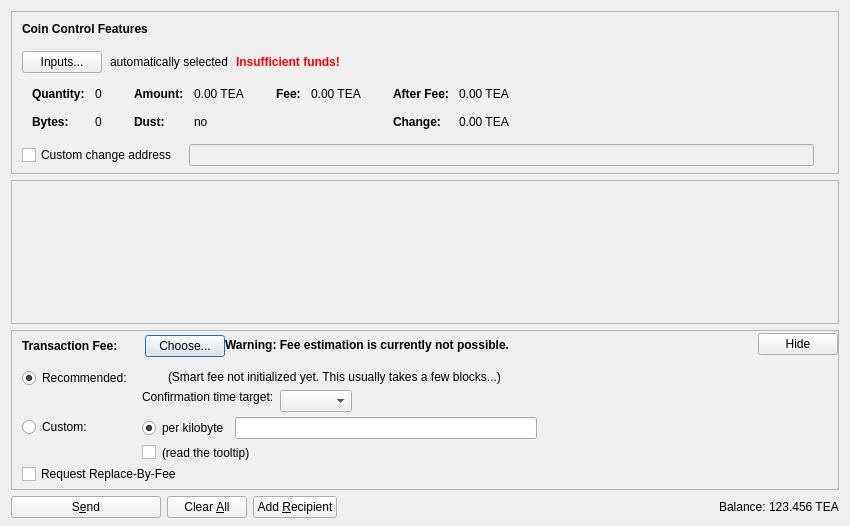
<?xml version="1.0" encoding="UTF-8"?>
<ui version="4.0">
 <class>SendCoinsDialog</class>
 <widget class="QDialog" name="SendCoinsDialog">
  <property name="geometry">
   <rect>
    <x>0</x>
    <y>0</y>
    <width>850</width>
    <height>526</height>
   </rect>
  </property>
  <property name="windowTitle">
   <string>Send Coins</string>
  </property>
  <layout class="QVBoxLayout" name="verticalLayout" stretch="0,1,0,0">
   <property name="bottomMargin">
    <number>8</number>
   </property>
   <item>
    <widget class="QFrame" name="frameCoinControl">
     <property name="sizePolicy">
      <sizepolicy hsizetype="Expanding" vsizetype="Expanding">
       <horstretch>0</horstretch>
       <verstretch>0</verstretch>
      </sizepolicy>
     </property>
     <property name="maximumSize">
      <size>
       <width>16777215</width>
       <height>16777215</height>
      </size>
     </property>
     <property name="frameShape">
      <enum>QFrame::StyledPanel</enum>
     </property>
     <property name="frameShadow">
      <enum>QFrame::Sunken</enum>
     </property>
     <layout class="QVBoxLayout" name="verticalLayoutCoinControl2">
      <property name="spacing">
       <number>0</number>
      </property>
      <property name="leftMargin">
       <number>0</number>
      </property>
      <property name="topMargin">
       <number>0</number>
      </property>
      <property name="rightMargin">
       <number>0</number>
      </property>
      <property name="bottomMargin">
       <number>6</number>
      </property>
      <item>
       <layout class="QVBoxLayout" name="verticalLayoutCoinControl" stretch="0,0,0,0,1">
        <property name="spacing">
         <number>0</number>
        </property>
        <property name="leftMargin">
         <number>10</number>
        </property>
        <property name="topMargin">
         <number>10</number>
        </property>
        <item>
         <layout class="QHBoxLayout" name="horizontalLayoutCoinControl1">
          <property name="bottomMargin">
           <number>15</number>
          </property>
          <item>
           <widget class="QLabel" name="labelCoinControlFeatures">
            <property name="sizePolicy">
             <sizepolicy hsizetype="Preferred" vsizetype="Maximum">
              <horstretch>0</horstretch>
              <verstretch>0</verstretch>
             </sizepolicy>
            </property>
            <property name="font">
             <font>
              <weight>75</weight>
              <bold>true</bold>
             </font>
            </property>
            <property name="styleSheet">
             <string notr="true">font-weight:bold;</string>
            </property>
            <property name="text">
             <string>Coin Control Features</string>
            </property>
           </widget>
          </item>
         </layout>
        </item>
        <item>
         <layout class="QHBoxLayout" name="horizontalLayoutCoinControl2" stretch="0,0,0,0">
          <property name="spacing">
           <number>8</number>
          </property>
          <property name="bottomMargin">
           <number>10</number>
          </property>
          <item>
           <widget class="QPushButton" name="pushButtonCoinControl">
            <property name="styleSheet">
             <string notr="true"/>
            </property>
            <property name="text">
             <string>Inputs...</string>
            </property>
            <property name="autoDefault">
             <bool>false</bool>
            </property>
           </widget>
          </item>
          <item>
           <widget class="QLabel" name="labelCoinControlAutomaticallySelected">
            <property name="text">
             <string>automatically selected</string>
            </property>
            <property name="margin">
             <number>5</number>
            </property>
           </widget>
          </item>
          <item>
           <widget class="QLabel" name="labelCoinControlInsuffFunds">
            <property name="font">
             <font>
              <weight>75</weight>
              <bold>true</bold>
             </font>
            </property>
            <property name="styleSheet">
             <string notr="true">color:red;font-weight:bold;</string>
            </property>
            <property name="text">
             <string>Insufficient funds!</string>
            </property>
            <property name="margin">
             <number>5</number>
            </property>
           </widget>
          </item>
          <item>
           <spacer name="horizontalSpacerCoinControl">
            <property name="orientation">
             <enum>Qt::Horizontal</enum>
            </property>
            <property name="sizeHint" stdset="0">
             <size>
              <width>40</width>
              <height>1</height>
             </size>
            </property>
           </spacer>
          </item>
         </layout>
        </item>
        <item>
         <widget class="QWidget" name="widgetCoinControl" native="true">
          <property name="sizePolicy">
           <sizepolicy hsizetype="Preferred" vsizetype="Preferred">
            <horstretch>0</horstretch>
            <verstretch>0</verstretch>
           </sizepolicy>
          </property>
          <property name="minimumSize">
           <size>
            <width>0</width>
            <height>0</height>
           </size>
          </property>
          <property name="styleSheet">
           <string notr="true"/>
          </property>
          <layout class="QHBoxLayout" name="horizontalLayoutCoinControl5">
           <property name="leftMargin">
            <number>0</number>
           </property>
           <property name="topMargin">
            <number>0</number>
           </property>
           <property name="rightMargin">
            <number>0</number>
           </property>
           <property name="bottomMargin">
            <number>0</number>
           </property>
           <item>
            <layout class="QHBoxLayout" name="horizontalLayoutCoinControl3" stretch="0,0,0,1">
             <property name="spacing">
              <number>20</number>
             </property>
             <property name="topMargin">
              <number>0</number>
             </property>
             <property name="bottomMargin">
              <number>10</number>
             </property>
             <item>
              <layout class="QFormLayout" name="formLayoutCoinControl1">
               <property name="horizontalSpacing">
                <number>10</number>
               </property>
               <property name="verticalSpacing">
                <number>14</number>
               </property>
               <property name="leftMargin">
                <number>10</number>
               </property>
               <property name="topMargin">
                <number>4</number>
               </property>
               <property name="rightMargin">
                <number>6</number>
               </property>
               <item row="0" column="0">
                <widget class="QLabel" name="labelCoinControlQuantityText">
                 <property name="font">
                  <font>
                   <weight>75</weight>
                   <bold>true</bold>
                  </font>
                 </property>
                 <property name="text">
                  <string>Quantity:</string>
                 </property>
                 <property name="margin">
                  <number>0</number>
                 </property>
                </widget>
               </item>
               <item row="0" column="1">
                <widget class="QLabel" name="labelCoinControlQuantity">
                 <property name="cursor">
                  <cursorShape>IBeamCursor</cursorShape>
                 </property>
                 <property name="contextMenuPolicy">
                  <enum>Qt::ActionsContextMenu</enum>
                 </property>
                 <property name="text">
                  <string notr="true">0</string>
                 </property>
                 <property name="margin">
                  <number>0</number>
                 </property>
                 <property name="textInteractionFlags">
                  <set>Qt::LinksAccessibleByMouse|Qt::TextSelectableByKeyboard|Qt::TextSelectableByMouse</set>
                 </property>
                </widget>
               </item>
               <item row="1" column="0">
                <widget class="QLabel" name="labelCoinControlBytesText">
                 <property name="font">
                  <font>
                   <weight>75</weight>
                   <bold>true</bold>
                  </font>
                 </property>
                 <property name="text">
                  <string>Bytes:</string>
                 </property>
                </widget>
               </item>
               <item row="1" column="1">
                <widget class="QLabel" name="labelCoinControlBytes">
                 <property name="cursor">
                  <cursorShape>IBeamCursor</cursorShape>
                 </property>
                 <property name="contextMenuPolicy">
                  <enum>Qt::ActionsContextMenu</enum>
                 </property>
                 <property name="text">
                  <string notr="true">0</string>
                 </property>
                 <property name="textInteractionFlags">
                  <set>Qt::LinksAccessibleByMouse|Qt::TextSelectableByKeyboard|Qt::TextSelectableByMouse</set>
                 </property>
                </widget>
               </item>
              </layout>
             </item>
             <item>
              <layout class="QFormLayout" name="formLayoutCoinControl2">
               <property name="horizontalSpacing">
                <number>10</number>
               </property>
               <property name="verticalSpacing">
                <number>14</number>
               </property>
               <property name="leftMargin">
                <number>6</number>
               </property>
               <property name="topMargin">
                <number>4</number>
               </property>
               <property name="rightMargin">
                <number>6</number>
               </property>
               <item row="0" column="0">
                <widget class="QLabel" name="labelCoinControlAmountText">
                 <property name="font">
                  <font>
                   <weight>75</weight>
                   <bold>true</bold>
                  </font>
                 </property>
                 <property name="text">
                  <string>Amount:</string>
                 </property>
                 <property name="margin">
                  <number>0</number>
                 </property>
                </widget>
               </item>
               <item row="0" column="1">
                <widget class="QLabel" name="labelCoinControlAmount">
                 <property name="cursor">
                  <cursorShape>IBeamCursor</cursorShape>
                 </property>
                 <property name="contextMenuPolicy">
                  <enum>Qt::ActionsContextMenu</enum>
                 </property>
                 <property name="text">
                  <string notr="true">0.00 TEA</string>
                 </property>
                 <property name="textInteractionFlags">
                  <set>Qt::LinksAccessibleByMouse|Qt::TextSelectableByKeyboard|Qt::TextSelectableByMouse</set>
                 </property>
                </widget>
               </item>
               <item row="1" column="0">
                <widget class="QLabel" name="labelCoinControlLowOutputText">
                 <property name="font">
                  <font>
                   <weight>75</weight>
                   <bold>true</bold>
                  </font>
                 </property>
                 <property name="text">
                  <string>Dust:</string>
                 </property>
                </widget>
               </item>
               <item row="1" column="1">
                <widget class="QLabel" name="labelCoinControlLowOutput">
                 <property name="cursor">
                  <cursorShape>IBeamCursor</cursorShape>
                 </property>
                 <property name="contextMenuPolicy">
                  <enum>Qt::ActionsContextMenu</enum>
                 </property>
                 <property name="text">
                  <string notr="true">no</string>
                 </property>
                 <property name="textInteractionFlags">
                  <set>Qt::LinksAccessibleByMouse|Qt::TextSelectableByKeyboard|Qt::TextSelectableByMouse</set>
                 </property>
                </widget>
               </item>
              </layout>
             </item>
             <item>
              <layout class="QFormLayout" name="formLayoutCoinControl3">
               <property name="horizontalSpacing">
                <number>10</number>
               </property>
               <property name="verticalSpacing">
                <number>14</number>
               </property>
               <property name="leftMargin">
                <number>6</number>
               </property>
               <property name="topMargin">
                <number>4</number>
               </property>
               <property name="rightMargin">
                <number>6</number>
               </property>
               <item row="0" column="0">
                <widget class="QLabel" name="labelCoinControlFeeText">
                 <property name="font">
                  <font>
                   <weight>75</weight>
                   <bold>true</bold>
                  </font>
                 </property>
                 <property name="text">
                  <string>Fee:</string>
                 </property>
                 <property name="margin">
                  <number>0</number>
                 </property>
                </widget>
               </item>
               <item row="0" column="1">
                <widget class="QLabel" name="labelCoinControlFee">
                 <property name="cursor">
                  <cursorShape>IBeamCursor</cursorShape>
                 </property>
                 <property name="contextMenuPolicy">
                  <enum>Qt::ActionsContextMenu</enum>
                 </property>
                 <property name="text">
                  <string notr="true">0.00 TEA</string>
                 </property>
                 <property name="textInteractionFlags">
                  <set>Qt::LinksAccessibleByMouse|Qt::TextSelectableByKeyboard|Qt::TextSelectableByMouse</set>
                 </property>
                </widget>
               </item>
              </layout>
             </item>
             <item>
              <layout class="QFormLayout" name="formLayoutCoinControl4">
               <property name="horizontalSpacing">
                <number>10</number>
               </property>
               <property name="verticalSpacing">
                <number>14</number>
               </property>
               <property name="leftMargin">
                <number>6</number>
               </property>
               <property name="topMargin">
                <number>4</number>
               </property>
               <property name="rightMargin">
                <number>6</number>
               </property>
               <item row="0" column="0">
                <widget class="QLabel" name="labelCoinControlAfterFeeText">
                 <property name="font">
                  <font>
                   <weight>75</weight>
                   <bold>true</bold>
                  </font>
                 </property>
                 <property name="text">
                  <string>After Fee:</string>
                 </property>
                 <property name="margin">
                  <number>0</number>
                 </property>
                </widget>
               </item>
               <item row="0" column="1">
                <widget class="QLabel" name="labelCoinControlAfterFee">
                 <property name="cursor">
                  <cursorShape>IBeamCursor</cursorShape>
                 </property>
                 <property name="contextMenuPolicy">
                  <enum>Qt::ActionsContextMenu</enum>
                 </property>
                 <property name="text">
                  <string notr="true">0.00 TEA</string>
                 </property>
                 <property name="textInteractionFlags">
                  <set>Qt::LinksAccessibleByMouse|Qt::TextSelectableByKeyboard|Qt::TextSelectableByMouse</set>
                 </property>
                </widget>
               </item>
               <item row="1" column="0">
                <widget class="QLabel" name="labelCoinControlChangeText">
                 <property name="font">
                  <font>
                   <weight>75</weight>
                   <bold>true</bold>
                  </font>
                 </property>
                 <property name="text">
                  <string>Change:</string>
                 </property>
                </widget>
               </item>
               <item row="1" column="1">
                <widget class="QLabel" name="labelCoinControlChange">
                 <property name="cursor">
                  <cursorShape>IBeamCursor</cursorShape>
                 </property>
                 <property name="contextMenuPolicy">
                  <enum>Qt::ActionsContextMenu</enum>
                 </property>
                 <property name="text">
                  <string notr="true">0.00 TEA</string>
                 </property>
                 <property name="textInteractionFlags">
                  <set>Qt::LinksAccessibleByMouse|Qt::TextSelectableByKeyboard|Qt::TextSelectableByMouse</set>
                 </property>
                </widget>
               </item>
              </layout>
             </item>
            </layout>
           </item>
          </layout>
         </widget>
        </item>
        <item>
         <layout class="QHBoxLayout" name="horizontalLayoutCoinControl4" stretch="0,0,0">
          <property name="spacing">
           <number>12</number>
          </property>
          <property name="sizeConstraint">
           <enum>QLayout::SetDefaultConstraint</enum>
          </property>
          <property name="topMargin">
           <number>5</number>
          </property>
          <property name="rightMargin">
           <number>5</number>
          </property>
          <item>
           <widget class="QCheckBox" name="checkBoxCoinControlChange">
            <property name="toolTip">
             <string>If this is activated, but the change address is empty or invalid, change will be sent to a newly generated address.</string>
            </property>
            <property name="text">
             <string>Custom change address</string>
            </property>
           </widget>
          </item>
          <item>
           <widget class="QValidatedLineEdit" name="lineEditCoinControlChange">
            <property name="enabled">
             <bool>false</bool>
            </property>
            <property name="sizePolicy">
             <sizepolicy hsizetype="Expanding" vsizetype="Fixed">
              <horstretch>0</horstretch>
              <verstretch>0</verstretch>
             </sizepolicy>
            </property>
           </widget>
          </item>
          <item>
           <widget class="QLabel" name="labelCoinControlChangeLabel">
            <property name="sizePolicy">
             <sizepolicy hsizetype="Preferred" vsizetype="Expanding">
              <horstretch>0</horstretch>
              <verstretch>0</verstretch>
             </sizepolicy>
            </property>
            <property name="minimumSize">
             <size>
              <width>0</width>
              <height>0</height>
             </size>
            </property>
            <property name="text">
             <string/>
            </property>
            <property name="margin">
             <number>3</number>
            </property>
           </widget>
          </item>
         </layout>
        </item>
        <item>
         <spacer name="verticalSpacerCoinControl">
          <property name="orientation">
           <enum>Qt::Vertical</enum>
          </property>
          <property name="sizeHint" stdset="0">
           <size>
            <width>800</width>
            <height>1</height>
           </size>
          </property>
         </spacer>
        </item>
       </layout>
      </item>
     </layout>
    </widget>
   </item>
   <item>
    <widget class="QScrollArea" name="scrollArea">
     <property name="widgetResizable">
      <bool>true</bool>
     </property>
     <widget class="QWidget" name="scrollAreaWidgetContents">
      <property name="geometry">
       <rect>
        <x>0</x>
        <y>0</y>
        <width>830</width>
        <height>104</height>
       </rect>
      </property>
      <layout class="QVBoxLayout" name="verticalLayout_2" stretch="0,1">
       <property name="leftMargin">
        <number>0</number>
       </property>
       <property name="topMargin">
        <number>0</number>
       </property>
       <property name="rightMargin">
        <number>0</number>
       </property>
       <property name="bottomMargin">
        <number>0</number>
       </property>
       <item>
        <layout class="QVBoxLayout" name="entries">
         <property name="spacing">
          <number>6</number>
         </property>
        </layout>
       </item>
       <item>
        <spacer name="verticalSpacer">
         <property name="orientation">
          <enum>Qt::Vertical</enum>
         </property>
         <property name="sizeHint" stdset="0">
          <size>
           <width>20</width>
           <height>40</height>
          </size>
         </property>
        </spacer>
       </item>
      </layout>
     </widget>
    </widget>
   </item>
   <item>
    <widget class="QFrame" name="frameFee">
     <property name="sizePolicy">
      <sizepolicy hsizetype="Expanding" vsizetype="Expanding">
       <horstretch>0</horstretch>
       <verstretch>0</verstretch>
      </sizepolicy>
     </property>
     <property name="maximumSize">
      <size>
       <width>16777215</width>
       <height>16777215</height>
      </size>
     </property>
     <property name="frameShape">
      <enum>QFrame::StyledPanel</enum>
     </property>
     <property name="frameShadow">
      <enum>QFrame::Sunken</enum>
     </property>
     <layout class="QVBoxLayout" name="verticalLayoutFee1">
      <property name="spacing">
       <number>0</number>
      </property>
      <property name="leftMargin">
       <number>0</number>
      </property>
      <property name="topMargin">
       <number>0</number>
      </property>
      <property name="rightMargin">
       <number>0</number>
      </property>
      <property name="bottomMargin">
       <number>0</number>
      </property>
      <item>
       <layout class="QVBoxLayout" name="verticalLayoutFee2" stretch="0,0,0">
        <property name="spacing">
         <number>0</number>
        </property>
        <property name="leftMargin">
         <number>10</number>
        </property>
        <property name="topMargin">
         <number>0</number>
        </property>
        <item>
         <layout class="QHBoxLayout" name="horizontalLayoutFee1">
          <property name="bottomMargin">
           <number>0</number>
          </property>
          <item>
           <layout class="QVBoxLayout" name="verticalLayoutFee7">
            <property name="spacing">
             <number>0</number>
            </property>
            <item>
             <spacer name="verticalSpacerSmartFee">
              <property name="orientation">
               <enum>Qt::Vertical</enum>
              </property>
              <property name="sizeType">
               <enum>QSizePolicy::Fixed</enum>
              </property>
              <property name="sizeHint" stdset="0">
               <size>
                <width>1</width>
                <height>4</height>
               </size>
              </property>
             </spacer>
            </item>
            <item>
             <layout class="QHBoxLayout" name="horizontalLayoutSmartFee">
              <property name="spacing">
               <number>10</number>
              </property>
              <item>
               <widget class="QLabel" name="labelFeeHeadline">
                <property name="sizePolicy">
                 <sizepolicy hsizetype="Preferred" vsizetype="Maximum">
                  <horstretch>0</horstretch>
                  <verstretch>0</verstretch>
                 </sizepolicy>
                </property>
                <property name="font">
                 <font>
                  <weight>75</weight>
                  <bold>true</bold>
                 </font>
                </property>
                <property name="styleSheet">
                 <string notr="true">font-weight:bold;</string>
                </property>
                <property name="text">
                 <string>Transaction Fee:</string>
                </property>
               </widget>
              </item>
              <item>
               <widget class="QLabel" name="labelFeeMinimized">
                <property name="text">
                 <string/>
                </property>
               </widget>
              </item>
              <item>
               <widget class="QPushButton" name="buttonChooseFee">
                <property name="text">
                 <string>Choose...</string>
                </property>
               </widget>
              </item>
             </layout>
            </item>
            <item>
             <spacer name="verticalSpacer_5">
              <property name="orientation">
               <enum>Qt::Vertical</enum>
              </property>
              <property name="sizeHint" stdset="0">
               <size>
                <width>1</width>
                <height>1</height>
               </size>
              </property>
             </spacer>
            </item>
           </layout>
          </item>
          <item>
           <widget class="QLabel" name="fallbackFeeWarningLabel">
            <property name="toolTip">
             <string>Using the fallbackfee can result in sending a transaction that will take several hours or days (or never) to confirm. Consider choosing your fee manually or wait until you have validated the complete chain.</string>
            </property>
            <property name="font">
            <font>
                <weight>75</weight>
                <bold>true</bold>
            </font>
            </property>
            <property name="text">
             <string>Warning: Fee estimation is currently not possible.</string>
            </property>
            <property name="wordWrap">
             <bool>false</bool>
            </property>
           </widget>
          </item>
          <item>
           <spacer name="horizontalSpacer_4">
            <property name="orientation">
             <enum>Qt::Horizontal</enum>
            </property>
            <property name="sizeType">
             <enum>QSizePolicy::MinimumExpanding</enum>
            </property>
            <property name="sizeHint" stdset="0">
             <size>
              <width>40</width>
              <height>20</height>
             </size>
            </property>
           </spacer>
          </item>
          <item>
           <widget class="QPushButton" name="buttonMinimizeFee">
            <property name="toolTip">
             <string>collapse fee-settings</string>
            </property>
            <property name="text">
             <string>Hide</string>
            </property>
           </widget>
          </item>
         </layout>
        </item>
        <item>
         <widget class="QFrame" name="frameFeeSelection">
          <layout class="QVBoxLayout" name="verticalLayoutFee12">
           <property name="spacing">
            <number>0</number>
           </property>
           <property name="leftMargin">
            <number>0</number>
           </property>
           <property name="topMargin">
            <number>0</number>
           </property>
           <property name="rightMargin">
            <number>0</number>
           </property>
           <property name="bottomMargin">
            <number>0</number>
           </property>
           <item>
            <layout class="QGridLayout" name="gridLayoutFee">
             <property name="topMargin">
              <number>10</number>
             </property>
             <property name="bottomMargin">
              <number>4</number>
             </property>
             <property name="horizontalSpacing">
              <number>10</number>
             </property>
             <property name="verticalSpacing">
              <number>4</number>
             </property>
             <item row="1" column="1">
              <layout class="QVBoxLayout" name="verticalLayoutFee8">
               <property name="spacing">
                <number>6</number>
               </property>
               <item>
                <layout class="QHBoxLayout" name="horizontalLayoutFee13">
                 <item>
                  <widget class="QRadioButton" name="radioCustomPerKilobyte">
                   <property name="toolTip">
                    <string>If the custom fee is set to 1000 satoshis and the transaction is only 250 bytes, then &quot;per kilobyte&quot; only pays 250 satoshis in fee, while &quot;total at least&quot; pays 1000 satoshis. For transactions bigger than a kilobyte both pay by kilobyte.</string>
                   </property>
                   <property name="text">
                    <string>per kilobyte</string>
                   </property>
                   <property name="checked">
                    <bool>true</bool>
                   </property>
                   <attribute name="buttonGroup">
                    <string notr="true">groupCustomFee</string>
                   </attribute>
                  </widget>
                 </item>
                 <item>
                  <widget class="BitcoinAmountField" name="customFee"/>
                 </item>
                 <item>
                  <spacer name="horizontalSpacer_6">
                   <property name="orientation">
                    <enum>Qt::Horizontal</enum>
                   </property>
                   <property name="sizeHint" stdset="0">
                    <size>
                     <width>1</width>
                     <height>1</height>
                    </size>
                   </property>
                  </spacer>
                 </item>
                </layout>
               </item>
               <item>
                <layout class="QHBoxLayout" name="horizontalLayoutFee8">
                 <item>
                  <widget class="QCheckBox" name="checkBoxMinimumFee">
                   <property name="toolTip">
                    <string>Paying only the minimum fee is just fine as long as there is less transaction volume than space in the blocks. But be aware that this can end up in a never confirming transaction once there is more demand for teacoind transactions than the network can process.</string>
                   </property>
                   <property name="text">
                    <string/>
                   </property>
                  </widget>
                 </item>
                 <item>
                  <widget class="QLabel" name="labelMinFeeWarning">
                   <property name="enabled">
                    <bool>true</bool>
                   </property>
                   <property name="toolTip">
                    <string>Paying only the minimum fee is just fine as long as there is less transaction volume than space in the blocks. But be aware that this can end up in a never confirming transaction once there is more demand for teacoind transactions than the network can process.</string>
                   </property>
                   <property name="text">
                    <string>(read the tooltip)</string>
                   </property>
                   <property name="margin">
                    <number>5</number>
                   </property>
                  </widget>
                 </item>
                 <item>
                  <spacer name="horizontalSpacer_2">
                   <property name="orientation">
                    <enum>Qt::Horizontal</enum>
                   </property>
                   <property name="sizeHint" stdset="0">
                    <size>
                     <width>1</width>
                     <height>1</height>
                    </size>
                   </property>
                  </spacer>
                 </item>
                </layout>
               </item>
              </layout>
             </item>
             <item row="0" column="0">
              <layout class="QVBoxLayout" name="verticalLayoutFee4" stretch="0,1">
               <item>
                <widget class="QRadioButton" name="radioSmartFee">
                 <property name="text">
                  <string>Recommended:</string>
                 </property>
                 <property name="checked">
                  <bool>true</bool>
                 </property>
                 <attribute name="buttonGroup">
                  <string notr="true">groupFee</string>
                 </attribute>
                </widget>
               </item>
               <item>
                <spacer name="verticalSpacer_2">
                 <property name="orientation">
                  <enum>Qt::Vertical</enum>
                 </property>
                 <property name="sizeHint" stdset="0">
                  <size>
                   <width>1</width>
                   <height>1</height>
                  </size>
                 </property>
                </spacer>
               </item>
              </layout>
             </item>
             <item row="1" column="0">
              <layout class="QVBoxLayout" name="verticalLayoutFee9" stretch="0,1">
               <item>
                <widget class="QRadioButton" name="radioCustomFee">
                 <property name="text">
                  <string>Custom:</string>
                 </property>
                 <attribute name="buttonGroup">
                  <string notr="true">groupFee</string>
                 </attribute>
                </widget>
               </item>
               <item>
                <spacer name="verticalSpacer_6">
                 <property name="orientation">
                  <enum>Qt::Vertical</enum>
                 </property>
                 <property name="sizeHint" stdset="0">
                  <size>
                   <width>1</width>
                   <height>1</height>
                  </size>
                 </property>
                </spacer>
               </item>
              </layout>
             </item>
             <item row="0" column="1">
              <layout class="QVBoxLayout" name="verticalLayoutFee3" stretch="0,0,1">
               <property name="spacing">
                <number>6</number>
               </property>
               <property name="topMargin">
                <number>2</number>
               </property>
               <item>
                <layout class="QHBoxLayout" name="horizontalLayoutFee12">
                 <item>
                  <widget class="QLabel" name="labelSmartFee">
                   <property name="text">
                    <string/>
                   </property>
                   <property name="margin">
                    <number>2</number>
                   </property>
                  </widget>
                 </item>
                 <item>
                  <widget class="QLabel" name="labelFeeEstimation">
                   <property name="text">
                    <string/>
                   </property>
                  </widget>
                 </item>
                 <item>
                  <widget class="QLabel" name="labelSmartFee2">
                   <property name="text">
                    <string>(Smart fee not initialized yet. This usually takes a few blocks...)</string>
                   </property>
                   <property name="margin">
                    <number>2</number>
                   </property>
                  </widget>
                 </item>
                 <item>
                  <spacer name="horizontalSpacer_5">
                   <property name="orientation">
                    <enum>Qt::Horizontal</enum>
                   </property>
                   <property name="sizeHint" stdset="0">
                    <size>
                     <width>1</width>
                     <height>1</height>
                    </size>
                   </property>
                  </spacer>
                 </item>
                </layout>
               </item>
               <item>
                <layout class="QHBoxLayout" name="horizontalLayoutFee9">
                 <item>
                  <layout class="QVBoxLayout" name="verticalLayoutFee6">
                   <item>
                    <widget class="QLabel" name="labelSmartFee3">
                     <property name="text">
                      <string>Confirmation time target:</string>
                     </property>
                     <property name="margin">
                      <number>2</number>
                     </property>
                    </widget>
                   </item>
                   <item>
                    <spacer name="verticalSpacer_3">
                     <property name="orientation">
                      <enum>Qt::Vertical</enum>
                     </property>
                     <property name="sizeHint" stdset="0">
                      <size>
                       <width>1</width>
                       <height>1</height>
                      </size>
                     </property>
                    </spacer>
                   </item>
                  </layout>
                 </item>
                 <item>
                  <layout class="QVBoxLayout" name="verticalLayoutFee5">
                   <property name="rightMargin">
                    <number>30</number>
                   </property>
                   <item>
                    <layout class="QHBoxLayout" name="horizontalLayoutConfTarget">
                     <property name="bottomMargin">
                      <number>0</number>
                     </property>
                     <item>
                      <widget class="QComboBox" name="confTargetSelector"/>
                     </item>
                     <item>
                      <spacer name="horizontalSpacerConfTarget">
                       <property name="orientation">
                        <enum>Qt::Horizontal</enum>
                       </property>
                       <property name="sizeHint" stdset="0">
                        <size>
                         <width>40</width>
                         <height>20</height>
                        </size>
                       </property>
                      </spacer>
                     </item>
                    </layout>
                   </item>
                  </layout>
                 </item>
                </layout>
               </item>
               <item>
                <spacer name="verticalSpacer_4">
                 <property name="orientation">
                  <enum>Qt::Vertical</enum>
                 </property>
                 <property name="sizeHint" stdset="0">
                  <size>
                   <width>1</width>
                   <height>1</height>
                  </size>
                 </property>
                </spacer>
               </item>
              </layout>
             </item>
            </layout>
           </item>
           <item>
            <widget class="QCheckBox" name="optInRBF">
             <property name="text">
              <string>Request Replace-By-Fee</string>
             </property>
             <property name="toolTip">
              <string>Indicates that the sender may wish to replace this transaction with a new one paying higher fees (prior to being confirmed).</string>
             </property>
            </widget>
           </item>
          </layout>
         </widget>
        </item>
        <item>
         <spacer name="verticalSpacerFee">
          <property name="orientation">
           <enum>Qt::Vertical</enum>
          </property>
          <property name="sizeHint" stdset="0">
           <size>
            <width>40</width>
            <height>5</height>
           </size>
          </property>
         </spacer>
        </item>
       </layout>
      </item>
     </layout>
    </widget>
   </item>
   <item>
    <layout class="QHBoxLayout" name="horizontalLayout">
     <item>
      <widget class="QPushButton" name="sendButton">
       <property name="minimumSize">
        <size>
         <width>150</width>
         <height>0</height>
        </size>
       </property>
       <property name="toolTip">
        <string>Confirm the send action</string>
       </property>
       <property name="text">
        <string>S&amp;end</string>
       </property>
       <property name="icon">
        <iconset resource="../bitcoin.qrc">
         <normaloff>:/icons/send</normaloff>:/icons/send</iconset>
       </property>
       <property name="autoDefault">
        <bool>false</bool>
       </property>
       <property name="default">
        <bool>false</bool>
       </property>
      </widget>
     </item>
     <item>
      <widget class="QPushButton" name="clearButton">
       <property name="sizePolicy">
        <sizepolicy hsizetype="Minimum" vsizetype="Fixed">
         <horstretch>0</horstretch>
         <verstretch>0</verstretch>
        </sizepolicy>
       </property>
       <property name="toolTip">
        <string>Clear all fields of the form.</string>
       </property>
       <property name="text">
        <string>Clear &amp;All</string>
       </property>
       <property name="icon">
        <iconset resource="../bitcoin.qrc">
         <normaloff>:/icons/remove</normaloff>:/icons/remove</iconset>
       </property>
       <property name="autoDefault">
        <bool>false</bool>
       </property>
      </widget>
     </item>
     <item>
      <widget class="QPushButton" name="addButton">
       <property name="toolTip">
        <string>Send to multiple recipients at once</string>
       </property>
       <property name="text">
        <string>Add &amp;Recipient</string>
       </property>
       <property name="icon">
        <iconset resource="../bitcoin.qrc">
         <normaloff>:/icons/add</normaloff>:/icons/add</iconset>
       </property>
       <property name="autoDefault">
        <bool>false</bool>
       </property>
      </widget>
     </item>
     <item>
      <spacer name="horizontalSpacer">
       <property name="orientation">
        <enum>Qt::Horizontal</enum>
       </property>
       <property name="sizeHint" stdset="0">
        <size>
         <width>40</width>
         <height>20</height>
        </size>
       </property>
      </spacer>
     </item>
     <item>
      <layout class="QHBoxLayout" name="horizontalLayout_2">
       <property name="spacing">
        <number>3</number>
       </property>
       <item>
        <widget class="QLabel" name="label">
         <property name="sizePolicy">
          <sizepolicy hsizetype="Preferred" vsizetype="Fixed">
           <horstretch>0</horstretch>
           <verstretch>0</verstretch>
          </sizepolicy>
         </property>
         <property name="text">
          <string>Balance:</string>
         </property>
        </widget>
       </item>
       <item>
        <widget class="QLabel" name="labelBalance">
         <property name="sizePolicy">
          <sizepolicy hsizetype="Preferred" vsizetype="Fixed">
           <horstretch>0</horstretch>
           <verstretch>0</verstretch>
          </sizepolicy>
         </property>
         <property name="cursor">
          <cursorShape>IBeamCursor</cursorShape>
         </property>
         <property name="text">
          <string notr="true">123.456 TEA</string>
         </property>
         <property name="textInteractionFlags">
          <set>Qt::LinksAccessibleByMouse|Qt::TextSelectableByKeyboard|Qt::TextSelectableByMouse</set>
         </property>
        </widget>
       </item>
      </layout>
     </item>
    </layout>
   </item>
  </layout>
 </widget>
 <customwidgets>
  <customwidget>
   <class>QValidatedLineEdit</class>
   <extends>QLineEdit</extends>
   <header>qvalidatedlineedit.h</header>
  </customwidget>
  <customwidget>
   <class>BitcoinAmountField</class>
   <extends>QLineEdit</extends>
   <header>bitcoinamountfield.h</header>
   <container>1</container>
  </customwidget>
 </customwidgets>
 <resources>
  <include location="../bitcoin.qrc"/>
 </resources>
 <connections/>
 <buttongroups>
  <buttongroup name="groupFee"/>
  <buttongroup name="groupCustomFee"/>
 </buttongroups>
</ui>
